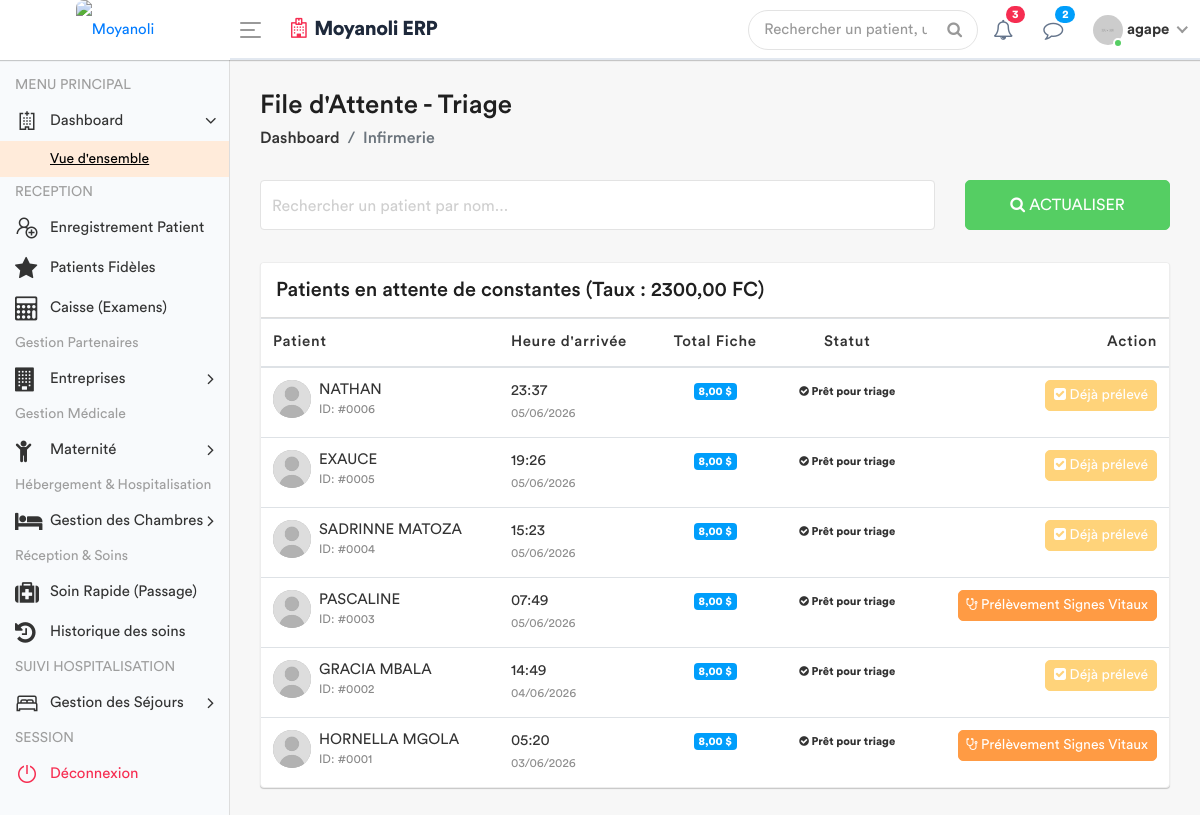
The app's page /infirmerie/attente/ (signed in) with its own data.
### apps/models.py (models this page shows, shortened)
class ConfigurationHopital(models.Model):
    taux_usd_en_cdf = models.DecimalField(max_digits=10, decimal_places=2, default=Decimal('2500.00'))
    derniere_mise_a_jour = models.DateTimeField(auto_now=True)
    class Meta:
        verbose_name = "Configuration du Taux"

class Patient(models.Model):
    TYPE_CHOICES = [
        ('SIMPLE', 'Patient Simple'),
        ('FIDELE', 'Patient Fidèle'),
        ('CONVENTIONNE', 'Patient Conventionné'),
    ]
    code_patient = models.CharField(max_length=20, unique=True, editable=False)
    noms = models.CharField(max_length=100)
    service = models.ForeignKey('Service', on_delete=models.PROTECT, related_name='patients', null=True)
    sexe = models.CharField(max_length=1, choices=[('M', 'Masculin'), ('F', 'Féminin')])
    age = models.CharField(max_length=30)
    adresse = models.TextField()
    telephone = models.CharField(max_length=20)
    type_patient = models.CharField(max_length=15, choices=TYPE_CHOICES, default='SIMPLE')
    a_carte_fidelite = models.BooleanField(default=False, verbose_name="Possède carte de fidélité")
    entreprise = models.ForeignKey('Entreprise', on_delete=models.SET_NULL, null=True, blank=True, verbose_name="Entreprise (si conventionné)")
    fiche_payee = models.BooleanField(default=False)
    created_by = models.ForeignKey(User, on_delete=models.SET_NULL, null=True, related_name='patients_crees')
    date_creation = models.DateTimeField(auto_now_add=True)
    date_modification = models.DateTimeField(auto_now=True)

### apps/views.py (the view)
# urls.py: path('infirmerie/attente/', views.liste_attente_triage, name='liste_attente_triage'),
@login_required
def liste_attente_triage(request):
    config = ConfigurationHopital.objects.first()
    taux = config.taux_usd_en_cdf if config else 2300.00
    patients_liste = Patient.objects.all().order_by('-date_creation')
    for patient in patients_liste:
        paiements = Paiement.objects.filter(patient=patient, service='FICHE')
        total_usd = 0
        for p in paiements:
            if p.devise == 'USD':
                total_usd += p.montant_verse
            else:
                total_usd += (p.montant_verse / taux)
        patient.total_fiche_usd = total_usd
        patient.a_solde_fiche = total_usd >= 6.00
        patient.a_signes_vitaux_deja_pris = SigneVital.objects.filter(patient=patient).exists()
    role = Fonction.objects.filter(userKey=request.user).first()
    fonctionKey = role.fonctionKey.roleName if role else None
    return render(request, 'back-end/infirmerie/liste_attente.html', {
        'patients': patients_liste,
        'taux': taux,
        'fonctionKey': fonctionKey
    })

### apps/templates/back-end/infirmerie/liste_attente.html (shortened to what this page needs)
<!DOCTYPE html>
{% load static %}
<html lang="fr">
    <head>
        {% include 'back-end/includes/css.html' %}
    </head>
    <body>
        <div class="main-wrapper">
            {% include 'back-end/includes/header.html' %}
            {% include 'back-end/includes/sidebar.html' %}
            <div class="page-wrapper">
                <div class="content container-fluid">
                    <div class="page-header">
                        <div class="row align-items-center">
                            <div class="col">
                                <h3 class="page-title">File d'Attente - Triage</h3>
                                <ul class="breadcrumb">
                                    <li class="breadcrumb-item"><a href="{% url 'dashboard' %}">Dashboard</a></li>
                                    <li class="breadcrumb-item active">Infirmerie</li>
                                </ul>
                            </div>
                        </div>
                    </div>
                    <div class="row filter-row">
                        <div class="col-sm-9 col-md-9">
                            <div class="form-group form-focus">
                                <input type="text" id="searchPatient" class="form-control floating" onkeyup="filterTable()">
                                <label class="focus-label">Rechercher un patient par nom...</label>
                            </div>
                        </div>
                        <div class="col-sm-3 col-md-3">
                            <button class="btn btn-success btn-block" onclick="window.location.reload();"> <i class="fa fa-search"></i> Actualiser </button>
                        </div>
                    </div>
                    <div class="card card-table mt-3">
                        <div class="card-header">
                            <h4 class="card-title mb-0">Patients en attente de constantes (Taux : {{ taux }} FC)</h4>
                        </div>
                        <div class="card-body">
                            <div class="table-responsive">
                                <table class="table table-hover table-center mb-0" id="patientTable">
                                    <thead>
                                        <tr>
                                            <th>Patient</th>
                                            <th>Heure d'arrivée</th>
                                            <th class="text-center">Total Fiche</th>
                                            <th class="text-center">Statut</th>
                                            <th class="text-right">Action</th>
                                        </tr>
                                    </thead>
                                    <tbody>
                                        {% for patient in patients %}
                                        <tr>
                                            <td>
                                                <h2 class="table-avatar">
                                                    <a href="#" class="avatar avatar-sm mr-2">
                                                        <img class="avatar-img rounded-circle" src="{% static 'back-end/assets/img/user.jpg' %}" alt="User">
                                                    </a>
                                                    <a href="#">{{ patient.noms }} <span>ID: #{{ patient.id|stringformat:"04d" }}</span></a>
                                                </h2>
                                            </td>
                                            <td>{{ patient.date_creation|date:"H:i" }} <br><small class="text-muted">{{ patient.date_creation|date:"d/m/Y" }}</small></td>
                                            <td class="text-center">
                                                <span class="badge badge-info">{{ patient.total_fiche_usd|floatformat:2 }} $</span>
                                            </td>
                                            <td class="text-center">
                                                {% if patient.a_solde_fiche %}
                                                    <span class="badge badge-success-border"><i class="fa fa-check-circle"></i> Prêt pour triage</span>
                                                {% else %}
                                                    <span class="badge badge-danger-border"><i class="fa fa-clock-o"></i> Attente Paiement</span>
                                                {% endif %}
                                            </td>
                                            <td class="text-right">
                                                {% if not patient.a_solde_fiche %}
                                                    <button class="btn btn-secondary btn-sm" disabled title="Le patient doit d'abord solder la fiche (6 USD)">
                                                        <i class="fa fa-lock"></i> Dossier bloqué
                                                    </button>
                                                {% elif patient.a_signes_vitaux_deja_pris %}
                                                    <button class="btn btn-warning btn-sm" disabled title="Les signes vitaux ont déjà été saisis pour ce patient">
                                                        <i class="fa fa-check-square"></i> Déjà prélevé
                                                    </button>
                                                {% else %}
                                                    <a href="{% url 'saisir_signes' patient.id %}" class="btn btn-primary btn-sm">
                                                        <i class="fa fa-stethoscope"></i> Prélèvement Signes Vitaux
                                                    </a>
                                                {% endif %}
                                            </td>
                                        </tr>
                                        {% empty %}
                                        <tr>
                                            <td colspan="5" class="text-center py-4">
                                                <div class="text-muted">Aucun patient dans la file d'attente.</div>
                                            </td>
                                        </tr>
                                        {% endfor %}
                                    </tbody>
                                </table>
                            </div>
                        </div>
                    </div>
                </div>
            </div>
        </div>
    </body>
</html>

### apps/templates/back-end/includes/header.html (shortened to what this page needs)
{% load static %}
<div class="header" style="background: #ffffff; border-bottom: 2px solid #e2e8f0;">
    <div class="header-left" style="background: #ffffff;">
        <a href="{% url 'home' %}" class="logo">
            <img src="{% static 'front-end/assets/dr/logo.jpeg' %}" width="45" height="45" alt="Moyanoli" style="border-radius: 8px;">
        </a>
    </div>
    <a id="toggle_btn" href="javascript:void(0);" style="color: #007bff;">
        <span class="bar-icon">
            <span></span>
            <span></span>
            <span></span>
        </span>
    </a>
    <div class="page-title-box">
        <h3 style="color: #1e293b; font-weight: 700; letter-spacing: -0.5px;">
            <i class="fa fa-hospital-o text-danger mr-2"></i>Moyanoli ERP
        </h3>
    </div>
    <ul class="nav user-menu">
        <li class="nav-item">
            <div class="top-nav-search">
                <form action="#">
                    <input class="form-control" type="text" placeholder="Rechercher un patient, un dossier...">
                    <button class="btn" type="submit"><i class="fa fa-search"></i></button>
                </form>
            </div>
        </li>
        <li class="nav-item dropdown">
            <a href="#" class="dropdown-toggle nav-link" data-toggle="dropdown">
                <i class="fa fa-bell-o" style="color: #64748b;"></i> <span class="badge badge-pill bg-danger">3</span>
            </a>
        </li>
        <li class="nav-item dropdown">
            <a href="#" class="dropdown-toggle nav-link" data-toggle="dropdown">
                <i class="fa fa-comment-o" style="color: #64748b;"></i> <span class="badge badge-pill bg-info">2</span>
            </a>
        </li>
        <li class="nav-item dropdown has-arrow main-drop">
            <a href="#" class="dropdown-toggle nav-link" data-toggle="dropdown">
                <span class="user-img">
                    <img src="{% static 'back-end/assets/img/profiles/avatar-21.jpg' %}" alt="">
                    <span class="status online"></span>
                </span>
                <span style="font-weight: 600;">{{ user.username }}</span>
            </a>
        </li>
    </ul>
</div>

### records on screen
ConfigurationHopital: taux_usd_en_cdf "2300,00"
Patient: noms "NATHAN", id "0006", date_creation "23:37", date_creation "05/06/2026", total_fiche_usd "8,00", shows "Prêt pour triage", shows "Déjà prélevé"
Patient: noms "EXAUCE", id "0005", date_creation "19:26", date_creation "05/06/2026", total_fiche_usd "8,00", shows "Prêt pour triage", shows "Déjà prélevé"
Patient: noms "SADRINNE MATOZA", id "0004", date_creation "15:23", date_creation "05/06/2026", total_fiche_usd "8,00", shows "Prêt pour triage", shows "Déjà prélevé"
Patient: noms "PASCALINE", id "0003", date_creation "07:49", date_creation "05/06/2026", total_fiche_usd "8,00", shows "Prêt pour triage", shows "Prélèvement Signes Vitaux"
Patient: noms "GRACIA MBALA", id "0002", date_creation "14:49", date_creation "04/06/2026", total_fiche_usd "8,00", shows "Prêt pour triage", shows "Déjà prélevé"
Patient: noms "HORNELLA MGOLA", id "0001", date_creation "05:20", date_creation "03/06/2026", total_fiche_usd "8,00", shows "Prêt pour triage", shows "Prélèvement Signes Vitaux"

### other values on screen
{{ user.username }} "agape"
